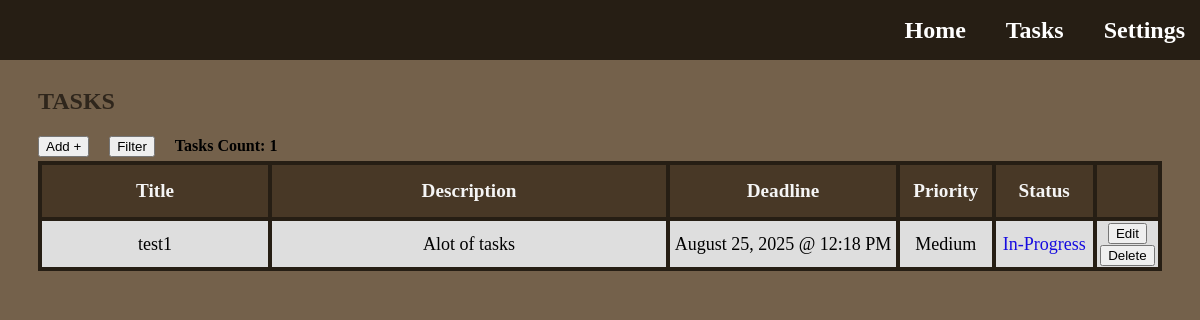
/tasks (signed in), run on an earlier commit of the app's database.
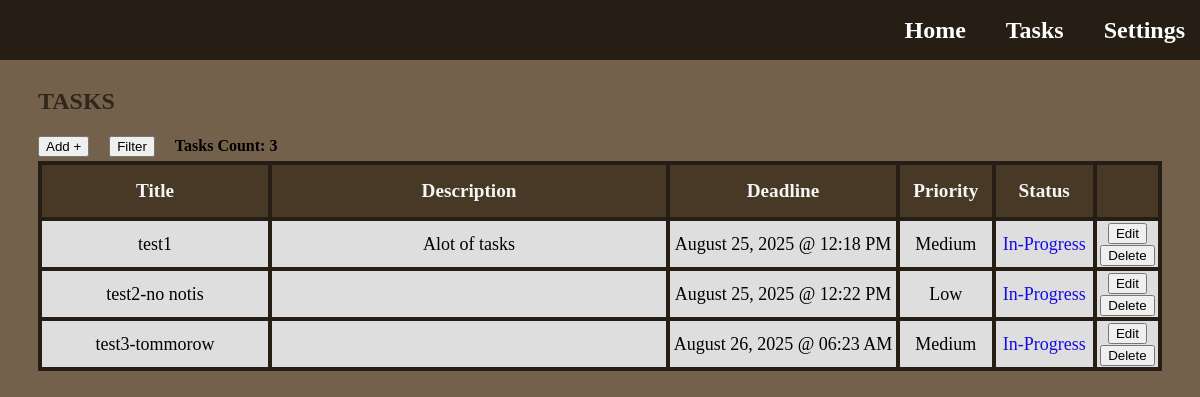
And on a later commit of the database.
### app.py (models this page shows)
class Task(db.Model):
    id = db.Column(db.Integer, primary_key=True)
    title = db.Column(db.String(128), nullable=False)
    description = db.Column(db.Text, nullable=True)
    priority = db.Column(db.String(50), nullable=False)
    deadline = db.Column(db.DateTime, nullable=True)
    status = db.Column(db.String(50), nullable=False, default='In-Progress')
    set_today_reminder = db.Column(db.Boolean, nullable=False, default=True)
    set_tommorow_reminder = db.Column(db.Boolean, nullable=False, default=True)
    user_id = db.Column(db.Integer, db.ForeignKey('user.id'), nullable=False)
    user = db.relationship('User', backref=db.backref('tasks', lazy=True))

### app.py (the view, shortened to what this page needs)
@app.route('/tasks')
def tasks():
    user_id = session['user_id']
    sort_title = session.get('sort_title')
    sort_type = session.get('sort_type')
    filter_priorities = session.get('filter_priorities', [])
    filter_status = session.get('filter_status', [])
    filter_months = session.get('filter_months', [])
    filter_year = session.get('filter_year', None)
    filter_day = session.get('filter_day', None)
    priority_order_descending = case(
        (Task.priority == 'High', 1),
        (Task.priority == 'Medium', 2),
        (Task.priority == 'Low', 3),
    )
    priority_order_ascending = case(
        (Task.priority == 'Low', 1),
        (Task.priority == 'Medium', 2),
        (Task.priority == 'High', 3),
    )
    status_order_complete = case(
        (Task.status == 'Complete', 1),
        (Task.status == 'In-Progress', 2)
    )
    status_order_in_progress = case(
        (Task.status == 'In-Progress', 1),
        (Task.status == 'Complete', 2)
    )
    query = Task.query.filter_by(user_id=user_id)
    if filter_priorities: # Only true if not empty
        query = query.filter(Task.priority.in_(filter_priorities)) # Filter by checked priorities within given priority list
    if filter_status:
        query = query.filter(Task.status.in_(filter_status)) # Filter by checked status within given status list
    if filter_months:
        query = query.filter(extract('month', Task.deadline).in_(filter_months)) # Filter by checked months within given months list; extract(...) - returns month number from Task columns and matches to filter months list
    if filter_year:
        query = query.filter(extract('year', Task.deadline) == filter_year) # Filter by typed year; extracts year from deadline column in database
    if filter_day:
        query = query.filter(extract('day', Task.deadline) == filter_day) # Filter by typed day; extracts day from deadline column in database
    user_tasks = query.all()  # Get all tasks for this user according to the id, default order is by date task was created from earliest to latest
    user_tasks_count = query.count() # Gets the total count of tasks of the user
    return render_template('tasks.html', tasks=user_tasks, count=user_tasks_count, sort_title=sort_title, sort_type=sort_type, filter_priorities=filter_priorities, filter_status=filter_status, filter_months=filter_months, filter_year=filter_year, filter_day=filter_day)

### templates/tasks.html (shortened to what this page needs)
{% extends "base.html" %}
{% block content %}
  <h1 class="title-page">Tasks</h1>
  <div class="task-features">
    <button href="#" type="button" class="add-button" onclick="openPopup('add-task')">Add +</button>
    <button type="button" class="filter-sort-button" onclick="openPopup('filter-sort-task')">Filter</button>
    <h4>Tasks Count: {{ count }} </h2>
  </div>
  <section class="tasks-section">
      <table class="tasks-table">
        <thead class="table-header">
          <tr>
              <th class="task-title">Title</th>
              <th class="task-description">Description</th>
              <th class="task-deadline">Deadline</th>
              <th class="task-priority">Priority</th>
              <th class="task-status">Status</th>
              <th class="task-options"></th>
          </tr>
        </thead>
        <tbody id="task-body">
          {% for task in tasks %}
          <tr id="task-row">
            <td>{{ task.title }}</td>
            <td>{{ task.description }}</td>
            <td>{{ task.deadline.strftime('%B %d, %Y @ %I:%M %p')  }}</td>
            <td>{{ task.priority }}</td>
            <td class="task-status-data">
              <a href="{{ url_for('change_task_status', task_id=task.id)}}"
              class="task-status {{ task.status | lower | replace(' ', '-') }}">
                {{ task.status }}
              </a>
            </td>
            <td>
              <a>
                <button type="button" class="edit-button" onclick="openEditPopup(this, 'edit-task')"
                  data-id="{{ task.id }}"
                  data-title="{{ task.title }}"
                  data-description="{{ task.description }}"
                  data-priority="{{ task.priority }}"
                  data-deadline="{{ task.deadline.strftime('%B %d %Y @ %I:%M %p')  }}"
                  >
                  Edit
                </button>
              </a>
              <a href="{{ url_for('delete_task', task_id=task.id)}}">
                <button type="button" class="delete-button">Delete</button>
              </a>
            </td>
          </tr>
          {% else %}
          <tr>
            <td colspan="6">No tasks available.</td>
          </tr>
          {% endfor %}
        </tbody>
      </table>
  </section>
{% endblock %}

### templates/base.html (shortened to what this page needs)
<!DOCTYPE html>
<html lang="en">
<head>
    <link rel="stylesheet" href="{{ url_for('static', filename='style.css') }}">
</head>
<body class="homepage">
    <header class="navbar">
        <nav class="navbar-links">
            <a href="{{ url_for('home') }}">Home</a>
            <a href="{{ url_for('tasks') }}">Tasks</a>
            <a href="{{ url_for('settings') }}">Settings</a>
        </nav>
    </header>
    <main>
        {% block content %}{% endblock %}
    </main>
</body>
</html>

### static/style.css (style rules this page uses)
html, body { min-width: 800px; overflow-x: auto; }
.title-page { margin-top: 80px; margin-left: 30px; font-size: x-large; font-weight: bolder; text-transform: uppercase; font-family: 'Lucida Handwriting'; color: #2f261c; }
.homepage { background-color: #74614b; }
.navbar { background-color: #261e14; position: fixed; top: 0; left: 0; width: 100%; height: 60px; padding-left: 5px; display: flex; justify-content: flex-end; align-items: center; z-index: 1000; }
.navbar-links { display: flex; gap: 20px; }
.navbar-links a { font-family: 'Lucida Handwriting'; color: white; margin-right: 20px; font-weight: bold; font-size: 24px; text-decoration: none; }
.tasks-section { margin-left: 30px; margin-right: 30px; display: flex; justify-content: center; }
.tasks-table { border-collapse: collapse; width: 100%; height: 50%; table-layout: fixed; }
.tasks-table th, .tasks-table td { border: 4px solid #261e14; color: black; font-size: large; text-align: center; background: rgb(222, 222, 222); }
.tasks-table th { color: whitesmoke; font-weight: bolder; font-size: larger; height: 50px; background-color: #483826; }
.task-title { width: 20%; }
.task-description { white-space: normal; word-break: break-word; max-width: 400px; width: 35%; }
.task-deadline { width: 20%; }
.task-priority { width: 8%; }
.task-status { width: 8.5%; }
.task-options { width: 8.5; }
.task-status-data { text-decoration: none; color: white }
.task-status.in-progress { color: rgb(22, 11, 224); text-decoration: none; }
.task-features { margin-left: 30px; margin-right: 30px; height: 30px; display: flex; justify-content: flex-start; align-items: center; gap: 20px; }
.add-button { color: black; text-decoration: none; }

What changed in the data, as far as the page shows it:
added Task: title "test2-no notis", deadline "August 25, 2025 @ 12:22 PM", priority "Low", status "In-Progress"
added Task: title "test3-tommorow", deadline "August 26, 2025 @ 06:23 AM", priority "Medium", status "In-Progress"
Also different on the page:
{{ count }}: "1" → "3"
